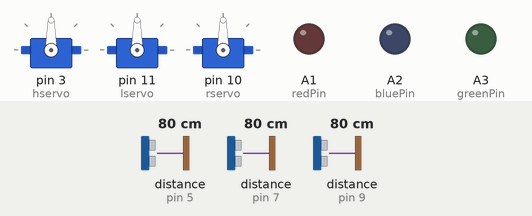
Simulated run of this sketch. Board: Arduino Uno, built with avr-gcc and run on an emulated ATmega328P. Shown: 3 × servo, output pins drawn as LEDs (lit = HIGH). Wiring (inferred from the names in the program): 3 × ultrasonic range finder: trigger pin 4, echo pin 5 / trigger pin 6, echo pin 7 / trigger pin 8, echo pin 9. The test bench sets the inputs (shaded band); at power-on: distance to the obstacle (sensors on pin 5, pin 7, pin 9) 80 cm. The echo pulse lasts 58.3 µs per cm; pins used as bus, display or sensor lines are not drawn.

Above: at 1.7 s.
1.8 s: distance to the obstacle (sensor on pin 5) set to 45 cm
3.3 s: distance to the obstacle (sensor on pin 5) set to 38 cm
At 4.4 s:
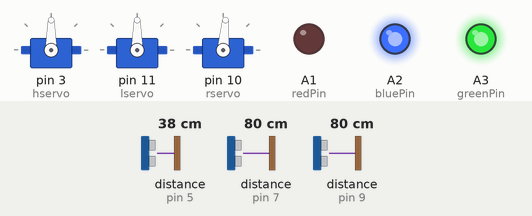
4.8 s: distance to the obstacle (sensor on pin 7) set to 41 cm
6.3 s: distance to the obstacle (sensor on pin 7) set to 34 cm
At 6.9 s:
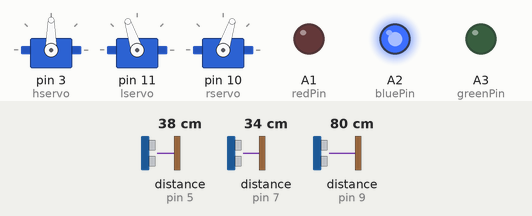
7.8 s: distance to the obstacle (sensor on pin 9) set to 37 cm
9.3 s: distance to the obstacle (sensor on pin 9) set to 31 cm
At 10.4 s:
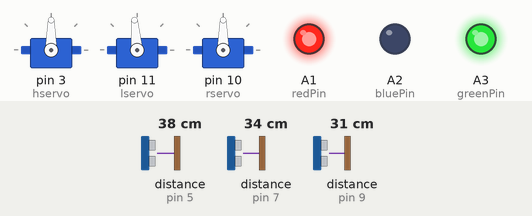
Timing chart, 0 to 11.8 s (numbered marks = the images above; inputs shaded):
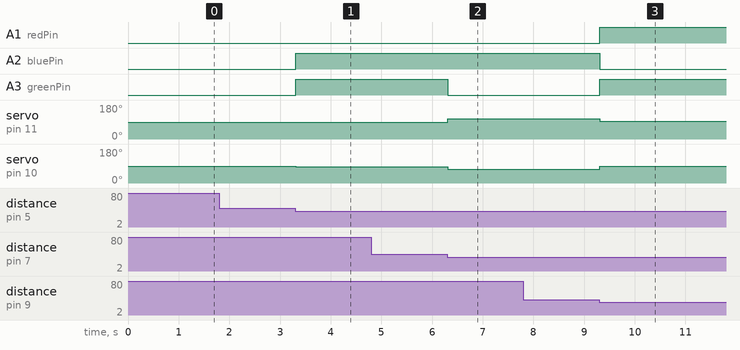

Measured:
- the behaviour switches between 41 and 40 cm on distance to the obstacle (sensor on pin 5) (found by bisection; images 0 and 1)
- the behaviour switches between 38 and 37 cm on distance to the obstacle (sensor on pin 7) (found by bisection; images 1 and 2)
- the behaviour switches between 34 and 33 cm on distance to the obstacle (sensor on pin 9) (found by bisection; images 2 and 3)
- after the input at 1.8 s, every drawn part: stays the same
- after the input at 3.3 s, A2 (bluePin), A3 (greenPin): LOW → HIGH at once; servo on pin 10 (rservo): 90° → 85° at once
- after the input at 4.8 s, every drawn part: stays the same
- after the input at 6.3 s, A3 (greenPin): HIGH → LOW at once; servo on pin 11 (lservo): 90° → 108° at once; servo on pin 10 (rservo): 85° → 72° at once
- after the input at 7.8 s, every drawn part: stays the same
- after the input at 9.3 s, A1 (redPin), A3 (greenPin): LOW → HIGH at once; A2 (bluePin): HIGH → LOW at once; servo on pin 11 (lservo): 108° → 95° at once; servo on pin 10 (rservo): 72° → 90° at once

The sketch:

Follow_bot_1.ino
```cpp
#include <Servo.h>
Servo hservo;
Servo lservo;
Servo rservo;
#define echopin1 9
#define echopin2 7
#define echopin3 5
#define trigpin1 8
#define trigpin2 6
#define trigpin3 4
int angle = 90;
int maxd = 40;
int distancespeed = 0;
const int redPin = A1;
const int bluePin = A2;
const int greenPin = A3;

long duration1, duration2, duration3, distance1, distance2, distance3;
void setup() {
  // put your setup code here, to run once:
  pinMode(echopin1,INPUT);
  pinMode(echopin2,INPUT);
  pinMode(echopin3,INPUT);
  pinMode(trigpin1,OUTPUT);
  pinMode(trigpin2,OUTPUT);
  pinMode(trigpin3,OUTPUT);
  pinMode(redPin,OUTPUT);
  pinMode(bluePin,OUTPUT);
  pinMode(greenPin,OUTPUT);
  hservo.attach(3);
  hservo.write(angle);
  lservo.attach(11);
  rservo.attach(10);
  lservo.write(90);
  rservo.write(90);
  Serial.begin(9600);
  delay(500);
}

void loop() {
  // put your main code here, to run repeatedly:
  // distance for left ultrasound
  digitalWrite(trigpin1,LOW);
  delayMicroseconds(2);
  digitalWrite(trigpin1,HIGH);
  delayMicroseconds(10);
  digitalWrite(trigpin1,LOW);
  duration1 = pulseIn(echopin1,HIGH);
  distance1 = duration1/58.2;
  // distance for middle ultrasound
  digitalWrite(trigpin2,LOW);
  delayMicroseconds(2);
  digitalWrite(trigpin2,HIGH);
  delayMicroseconds(10);
  digitalWrite(trigpin2,LOW);
  duration2 = pulseIn(echopin2,HIGH);
  distance2 = duration2/58.2;
  // distance for right ultrasound
  digitalWrite(trigpin3,LOW);
  delayMicroseconds(2);
  digitalWrite(trigpin3,HIGH);
  delayMicroseconds(10);
  digitalWrite(trigpin3,LOW);
  duration3 = pulseIn(echopin3,HIGH);
  distance3 = duration3/58.2;
  if (distance1 > maxd) {
    distance1 = maxd;
  }
  if (distance2 > maxd) {
    distance2 = maxd;
  }
  if (distance3 > maxd) {
    distance3 = maxd;
  }
  if (distance1 == 0) {
    distance1 = maxd;
  }
  if (distance2 == 0) {
    distance2 = maxd;
  }
  if (distance3 == 0) {
    distance3 = maxd;
  }

  /*if (distance1 == maxd && distance2 == maxd && distance3 == maxd) {
    lservo.write(90);
    rservo.write(90);
    setColor(255,0,0);
  }*/
  if (distance1 < distance2 && distance1 < distance3) {
    setColor(255,255,0);
    lservo.write(95);
    rservo.write(90);
  }
  else if (distance2 < distance1 && distance2 < distance3) {
    setColor(25,25,255);
    distancespeed =  15-distance2;
    lservo.write(90-distancespeed);
    rservo.write(90+distancespeed);
    /*if (distance2 < 20) {
      lservo.write(90-distancespeed);
      rservo.write(90+distancespeed);
    }
    else if (distance2 > 20) {
      lservo.write(90-distancespeed);
      rservo.write(90+distancespeed);
    }
    else if (distance2 == 20) {
      lservo.write(90);
      rservo.write(90);
    }*/
  }
  else if (distance3 < distance1 && distance3 < distance2) {
    setColor(0,255,255);
    lservo.write(90);
    rservo.write(85);
  }

  /*if (distance1 > 40 && distance2 > 40 && distance2 > 40) {
    setColor(255,0,0);
    lservo.write(90);
    rservo.write(90);
  }*/

}
void setColor(int red, int green, int blue) {
  #ifdef COMMON_ANODE
    red = 255 - red;
    green = 255 - green;
    blue = 255 - blue;
  #endif
  analogWrite(redPin, red);
  analogWrite(greenPin, green);
  analogWrite(bluePin, blue);
}
```
